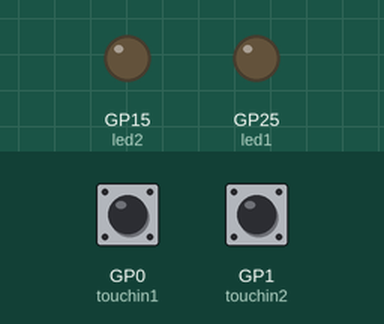
Recording of a program running on a simulated Raspberry Pi Pico running CircuitPython. Shown: output pins drawn as LEDs (lit = HIGH). Inputs (shaded band) come from the test bench; at power-on: GP1 (touchin2) LOW, GP0 (touchin1) LOW. Touch pads read as touched when driven HIGH.

Above: at 2.2 s.
2.3 s: GP1 (touchin2) pulled HIGH for 0.15 s
At 2.37 s:
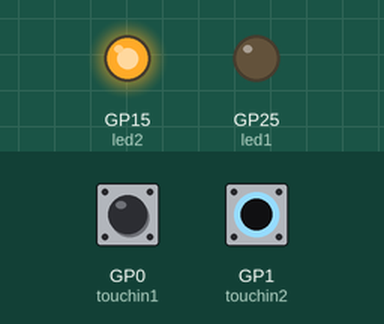
3.9 s: GP1 (touchin2) pulled HIGH for 3.2 s
At 7.7 s:
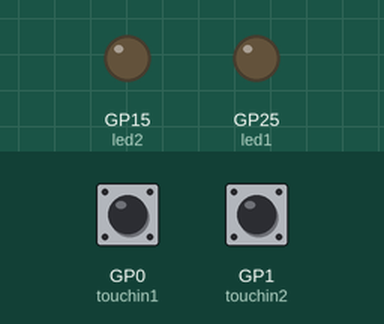
8.6 s: GP0 (touchin1) pulled HIGH for 3.2 s
At 10.0 s:
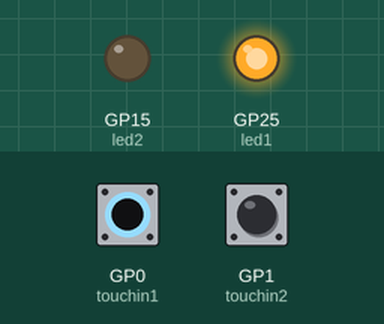
13.3 s: GP0 (touchin1) driven HIGH and GP1 (touchin2) driven HIGH
At 13.9 s:
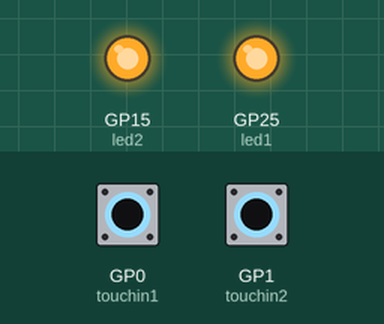
Timing chart, 0 to 15.8 s (numbered marks = the images above; inputs shaded):
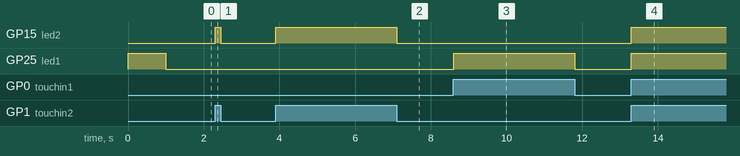

The program:

touch-gp0-1.py
```python
# build-in LED blink in Pi Pico using CircuitPython

import time
import board
import digitalio
import touchio

# square "no 1": 720 to 800
touch_threshold_adjust1 = 1880 # 720
touch_threshold_adjust2 = 720

touch_pin1 = board.GP0
touch_pin2 = board.GP1

touchin1 = touchio.TouchIn(touch_pin1)
touchin2 = touchio.TouchIn(touch_pin2)
touchin1.threshold += touch_threshold_adjust1
touchin2.threshold += touch_threshold_adjust2
touch1 = touchin1
touch2 = touchin2

led1 = digitalio.DigitalInOut(board.LED)
led1.direction = digitalio.Direction.OUTPUT # set the direction of the pin

led2 = digitalio.DigitalInOut(board.GP15)
led2.direction = digitalio.Direction.OUTPUT # set the direction of the pin

led1.value = True
time.sleep(1.0)
led1.value = False

# i = 0

while True:
    # i = (i + 1) % 100
    # touch.update()
    touched1 = touch1.value
    touched2 = touch2.value
    if touched1: # or (i == 0):
        led1.value = True
    else: # or (i == 10):
        led1.value = False

    if touched2: # or (i == 0):
        led2.value = True
    else: # or (i == 10):
        led2.value = False
    # time.sleep(0.01)
    
```

Measured:
- after the input at 2.3 s, GP15 (led2): LOW → HIGH at once, → LOW 0.15 s later
- after the input at 3.9 s, GP15 (led2): LOW → HIGH at once, → LOW 3.2 s later
- after the input at 8.6 s, GP25 (led1): LOW → HIGH at once, → LOW 3.2 s later
- after the input at 13.3 s, GP15 (led2), GP25 (led1): LOW → HIGH at once
